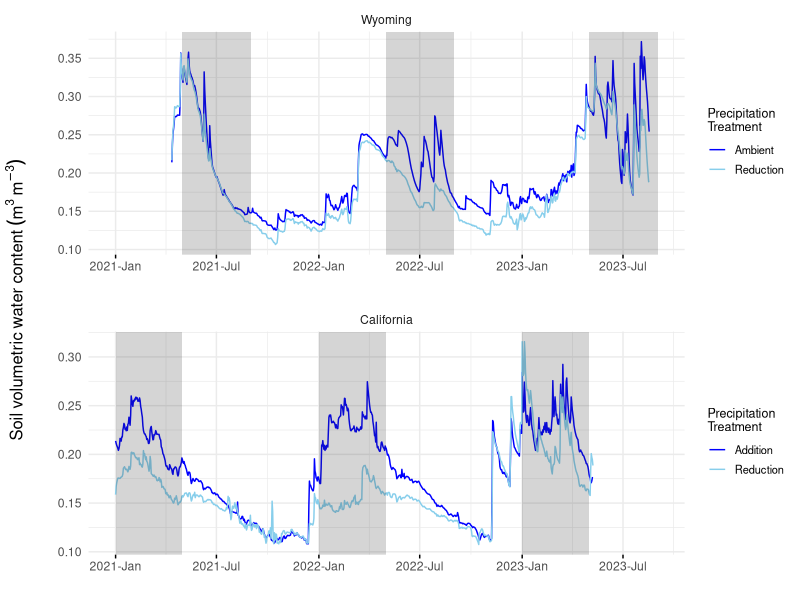
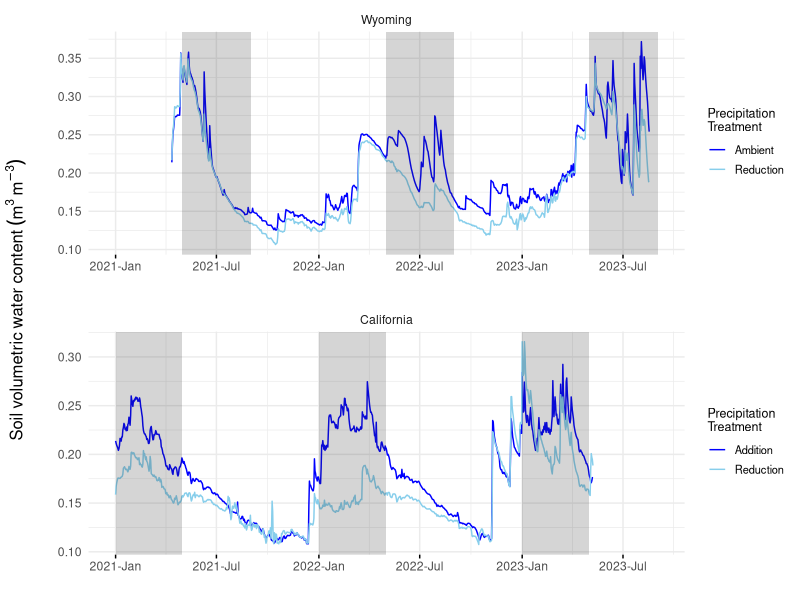

Write the R code that produced these figures, in order.
#### Cleaning data, making figures, and analyzing differences in Soil Moisture 
#### measured from continuous probes.
#### First, both datasets are cleaned and prepared. Next, a nice joint figure 
#### with both sites is produced. Finally, t-tests are used to analyze 
#### significant differences by precipitation treatment and percent reduction. 
#### (note: differences in treatments during the growing season are reported).

library(tidyverse)
library(ggpubr)

## read in + clean data by site
## produce nice single-site figure for each
## CA (all values in m3/m3 VWC)
header <- (scan("data/soil_moisture/soil_moisture_ca/three_year_soil_moisture.csv",
                nlines = 1,
                sep=",",
                what = character())
           %>% tail(-1))

sm.ca <- (
  readr::read_csv('data/soil_moisture/soil_moisture_ca/three_year_soil_moisture.csv', skip = 1)
  %>% rename(Timestamp = Structure)
  %>% mutate(Timestamp = mdy_hm(Timestamp))
  %>% mutate(across(-Timestamp, as.numeric))
)

stopifnot(length(header) == length(names(sm.ca)) - 1)

structure_sm.ca <- tibble(Structure=names(select(sm.ca, where(is.numeric))),
                       Treatment=header)

sm.ca <- (sm.ca
       %>% pivot_longer(where(is.numeric), names_to = "Structure", values_to = "Moisture")
       %>% merge(structure_sm.ca, by="Structure")
       %>% mutate(Date = floor_date(Timestamp, unit = "day"))
       %>% select(Date, Treatment, Moisture)
       %>% group_by(Treatment, Date)
       %>% summarize(Moisture = mean(Moisture, na.rm = TRUE))
       %>% mutate(Treatment=factor(Treatment,
                                   levels=c('50%', '125%'),
                                   ordered=T))
       %>% arrange(Treatment, Date)
)

## produce CA-only figure:
sm.ca.fig <- (
  ggplot(sm.ca, aes(
    x = Date,
    y = Moisture,
    color = Treatment
  )) +
    geom_line(size = 1, alpha = 0.9) +
    ylab(expression(
      Soil ~ volumetric ~ water ~ content ~ (m ^ 3 ~ m ^ -3)
    )) +
    xlab(NULL) +
    #xlim(min(df$Date), max(df$Date) + years(1)) +
    #scale_x_continuous(breaks = pretty(df$Date, n = 5)) +
    
    scale_color_brewer(type = 'seq', palette = 'Blues') +
    theme_light(base_size = 14) +
    theme(plot.margin = unit(c(
      0.75, 0.75, 0.75, 0.75
    ), "in"))
  
)


## WY (all values in m3/m3 VWC)
sm.wy21 <- read.csv("data/soil_moisture/soil_moisture_wy/Restoration_soilmoisture_2021.csv")
sm.wy21 <- sm.wy21 %>% mutate(across(-1, as.numeric))
sm.wy22 <- read.csv("data/soil_moisture/soil_moisture_wy/Restoration_soilmoisture_2022.csv")
sm.wy22 <- sm.wy22 %>% mutate(across(-1, as.numeric))
sm.wy23 <- read.csv("data/soil_moisture/soil_moisture_wy/Restoration_soilmoisture_2023(toAug).csv")
sm.wy23 <- sm.wy23 %>% mutate(across(-1, as.numeric))
#sm.wy24 <- read.csv("data/soil_moisture_wy/Restoration_soilmoisture_2024.csv")
sm.wy <- bind_rows(sm.wy21,sm.wy22,sm.wy23) #combine all annual soil moisture data
sm.wy <- sm.wy %>% mutate(Timestamp = mdy_hm(Measurement.Time))

#pivot longer and combine timestamps into daily soil moisture value
sm.wy.long <- sm.wy %>% pivot_longer(where(is.numeric), names_to = "probenumber", values_to = "Moisture")
sm.wy.long$Block <- gsub("X(\\d+)_Port\\d+", "\\1", sm.wy.long$probenumber)  # Extract block number
sm.wy.long$Port <- gsub(".*_Port([0-9]+)", "\\1", sm.wy.long$probenumber)   # Extract port number
# drought blocks
droughtblocks <- data.frame(Block= c(20,22,27,30,33,42,49,50,51,58),
                            trt = c("drt","drt","cntl","drt","cntl","cntl","cntl","drt","cntl","drt"))
sm.wy.long <- merge(sm.wy.long, droughtblocks)

sm.wy.long <- (sm.wy.long %>% mutate(Date = floor_date(Timestamp, unit = "day"))
         %>% select(Date, trt, Moisture,Block)
         %>% group_by(trt, Date)
         %>% summarize(Moisture = mean(Moisture, na.rm = TRUE))
         %>% arrange(trt, Date)
  )

## make WY-only figure equivalent to figure on 
## CA-only script (make_soil_moistire_figure.R)
sm.wy.fig <- ggplot(sm.wy.long, aes(
  x = Date,
  y = Moisture,
  color = trt
)) +
  geom_line(size = 1, alpha = 0.9) +
  ylab(expression(
    Soil ~ volumetric ~ water ~ content ~ (m ^ 3 ~ m ^ -3)
  )) +
  xlab(NULL) +
  #xlim(min(df$Date), max(df$Date) + years(1)) +
  #scale_x_continuous(breaks = pretty(df$Date, n = 5)) +
  
  scale_color_brewer(type = 'seq', palette = 'Blues') +
  theme_light(base_size = 14) +
  theme(plot.margin = unit(c(
    0.75, 0.75, 0.75, 0.75
  ), "in"))

# # combine if desired. Not cleaned to be pretty and legible yet. 
# ggarrange(gg,smwy.fig, nrow=2)


#### create pretty soil moisture figure with both sites 
## clean up to merge, combine sites, create figure:
sm.wy.long$site <- "Wyoming" #add column to define site
smwy <- sm.wy.long %>% select(trt,Date,Moisture,site) #keep only relevant variables
names(smwy)[names(smwy) == 'trt'] <- 'Treatment' #rename trt variable to match CA
smwy$Treatment <- as.factor(smwy$Treatment) #make factor

sm.ca$Treatment <- factor(sm.ca$Treatment , ordered = FALSE ) #order CA trt factor (to match order of WY when plotting)
sm.ca$site <- "California" #add column to define site

#bring WY and CA data together
allsm <- bind_rows(smwy,sm.ca)

## basic plot (not using)
# ggplot(allsm, (aes(y=Moisture, x=Date, col=Treatment)))+
#   geom_line()+
#   facet_wrap(~site)+
#   scale_color_manual(values = c("blue","skyblue","skyblue","blue"))

## Create pretty plot with correct colors, axes, and shade growing season
## separate out growing seasons in their own dataframes and re-combine
#Create a data.frame for the shaded growing season WY (May - September)
wyshade_data <- data.frame(
  xmin = as.POSIXct(c("2021-05-01", "2022-05-01", "2023-05-01"), tz = "UTC"),
  xmax = as.POSIXct(c("2021-09-01", "2022-09-01", "2023-09-01"), tz = "UTC"),
  ymin = -Inf,  # Extend shading to the bottom of the plot
  ymax = Inf    # Extend shading to the top of the plot
)
#create sequence to use for x axis breaks on both plots
x_breaks <- seq(as.POSIXct("2021-01-01"), as.POSIXct("2023-09-01"), by = "6 months")  # Example: every 6 months

# make WY plot
wysmplot <- ggplot(smwy, (aes(y=Moisture, x=Date, col=Treatment)))+
  geom_line()+
  facet_wrap(~site)+
  # ylab(expression(
  #   Soil ~ volumetric ~ water ~ content ~ (m ^ 3 ~ m ^ -3)
  # ))+
  scale_x_datetime(
    limits = as.POSIXct(c("2021-01-01 00:00:00", "2023-09-01 00:00:00"), tz = "UTC"),
    date_labels = "%Y-%b",  # Optional: Custom labels like "2021-Jan"
    breaks = x_breaks
  )+
  scale_y_continuous(breaks=c(.10,.15,.20,.25,.30,.35))+
  labs(col="Precipitation 
Treatment", x=" ", y=" ")+
  scale_color_manual(values = c("blue","skyblue"), labels=c("Ambient", "Reduction"))+
  geom_rect(
    data = wyshade_data, 
    aes(xmin = xmin, xmax = xmax, ymin = ymin, ymax = ymax), 
    inherit.aes = F,  # Prevents inheriting aesthetics from the main plot
    fill = "grey18",        # Choose a shading color
    alpha = 0.2           # Set transparency
  ) +
  theme_minimal()+
  theme(legend.position = "right",
        legend.key.size = unit(0.5, "cm"),    # Reduce the size of legend keys
        legend.text = element_text(size = 8), # Make legend text smaller
        legend.title = element_text(size = 9),# Adjust title size (optional)
        legend.spacing.y = unit(0.2, "cm"),
        axis.ticks.x = element_line(size=.5))

#Create a data.frame for the shaded growing season CA (January - May)
cashade_data <- data.frame(
  xmin = as.POSIXct(c("2021-01-01", "2022-01-01", "2023-01-01"), tz = "UTC"),
  xmax = as.POSIXct(c("2021-05-01", "2022-05-01", "2023-05-01"), tz = "UTC"),
  ymin = -Inf,  # Extend shading to the bottom of the plot
  ymax = Inf    # Extend shading to the top of the plot
)
sm.ca$Treatment <- ordered(sm.ca$Treatment, levels = c("125%","50%")) #order treatment levels correctly for plot

# make WY plot
casmplot <- ggplot(sm.ca, (aes(y=Moisture, x=Date, col=Treatment)))+
  geom_line()+
  facet_wrap(~site)+
  # ylab(expression(
  #   Soil ~ volumetric ~ water ~ content ~ (m ^ 3 ~ m ^ -3)
  # ))+
  scale_x_datetime(
    limits = as.POSIXct(c("2021-01-01 00:00:00", "2023-09-01 00:00:00"), tz = "UTC"),
    date_labels = "%Y-%b",  # Optional: Custom labels like "2021-Jan"
    breaks = x_breaks
  )+
  scale_y_continuous(breaks=c(.10,.15,.20,.25,.30))+
  labs(col="Precipitation
Treatment", x=" ",y=" ")+
  scale_color_manual(values = c("blue","skyblue"), labels=c("Addition", "Reduction"))+
  geom_rect(
    data = cashade_data, 
    aes(xmin = xmin, xmax = xmax, ymin = ymin, ymax = ymax), 
    inherit.aes = F,  # Prevents inheriting aesthetics from the main plot
    fill = "grey18",        # Choose a shading color
    alpha = 0.2           # Set transparency
  ) +
  theme_minimal()+
  theme(legend.position = "right",
        legend.key.size = unit(0.5, "cm"),    # Reduce the size of legend keys
        legend.text = element_text(size = 8), # Make legend text smaller
        legend.title = element_text(size = 9),# Adjust title size (optional)
        legend.spacing.y = unit(0.2, "cm"),
        axis.ticks.x = element_line(size=.5))

# smwy$Treatment <- relevel(smwy$Treatment, ref = "cntl")
# df$Treatment <- relevel(df$Treatment, ref = "125%")

## make combined figure with axes label
smcombo<- ggarrange(wysmplot,casmplot, nrow=2)
smcombo<-annotate_figure(smcombo, left=text_grob(expression(
  Soil ~ volumetric ~ water ~ content ~ (m ^ 3 ~ m ^ -3)
),rot=90))
smcombo #view

# save as tiff
tiff("figures/sm_figure.tiff", res=400, height = 4,width =7, "in",compression = "lzw")
smcombo
dev.off()

#### Run analysis to see average difference in soil moisture between 
#### precipitation treatments at each site. 
#### ONLY growing season differences are considered.
## WY
## subset data for only growing season
wygrowing <- smwy %>% filter(Date >= as.POSIXct("2021-05-01") & Date <= as.POSIXct("2021-09-01") |
                               Date >= as.POSIXct("2022-05-01") & Date <= as.POSIXct("2022-09-01")|
                               Date >= as.POSIXct("2023-05-01") & Date <= as.POSIXct("2023-09-01"))
## t test for mean differences
t.test(wygrowing$Moisture~wygrowing$Treatment)
## calculate precent reduction to report
((.1838059-.2019800)/.2018900)*100 # percent reduction WY (annual 9%)
((0.2147175-0.2367141)/0.2367141)*100 # percent reduction WY (growing season 9%)

## CA
## subset data for only growing season
cagrowing <- sm.ca %>% filter(Date >= as.POSIXct("2021-01-01") & Date <= as.POSIXct("2021-05-01") |
                               Date >= as.POSIXct("2022-01-01") & Date <= as.POSIXct("2022-05-01")|
                               Date >= as.POSIXct("2023-01-01") & Date <= as.POSIXct("2023-05-01"))
## t test for mean differences
t.test(cagrowing$Moisture~cagrowing$Treatment)
## calculate precent reduction to report
((.1596717-.1819071)/.1819071)*100 # percent reduction CA (annual 12%)
((0.1814996-0.2242060)/0.2242060)*100 # percent reduction WY (growing season 19%)
